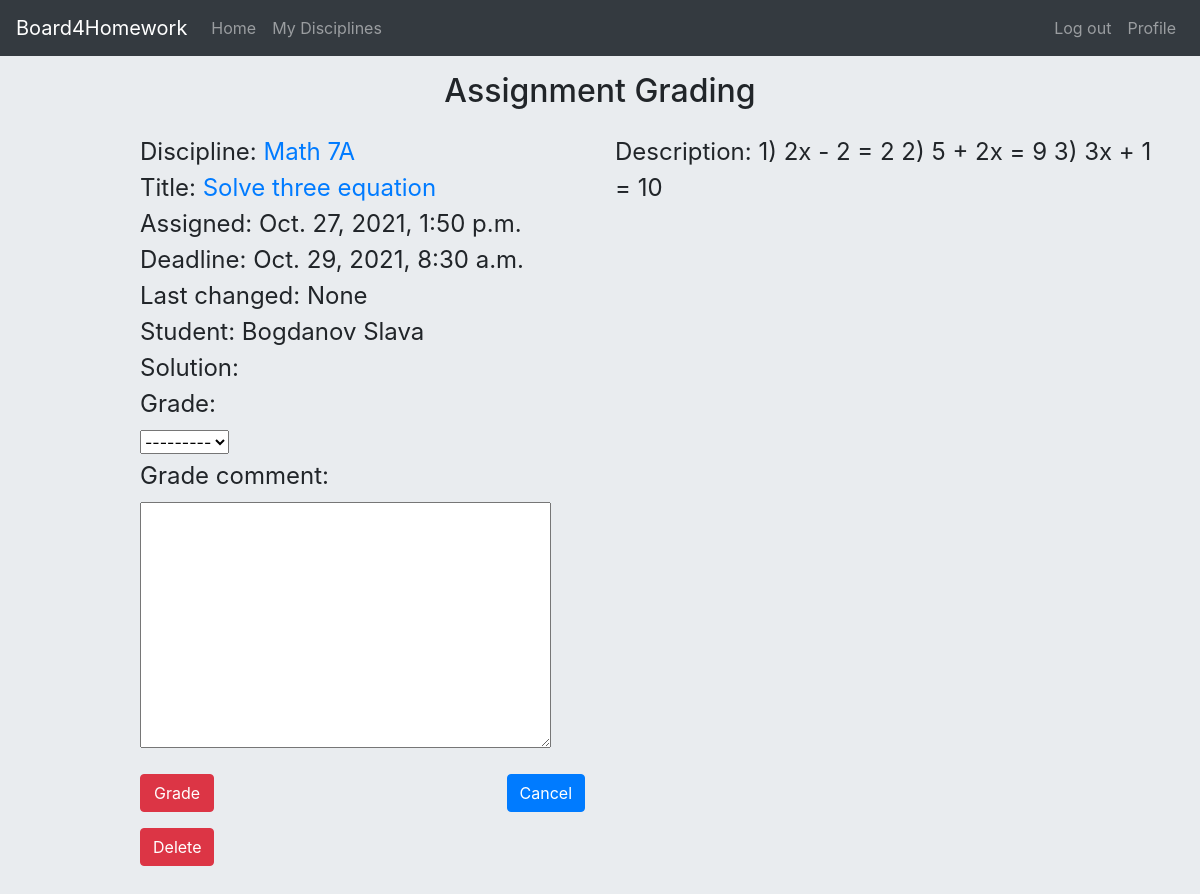
The app's page /assignment/grade/4/ (signed in) with its own data.
### board/models.py (models this page shows, shortened)
class Assignment(models.Model):
    class Grade(models.IntegerChoices):
        EXCELLENT = 5, '5'
        GOOD = 4, '4'
        FAIR = 3, '3'
        POOR = 2, '2'
    task = models.ForeignKey(Task, on_delete=models.CASCADE)
    assigned = models.DateTimeField(auto_now_add=True)
    deadline = models.DateTimeField()
    student = models.ForeignKey(Student, on_delete=models.CASCADE)
    solution = models.CharField(max_length=500, blank=True)
    last_changed = models.DateTimeField(auto_now=True)
    grade = models.IntegerField(choices=Grade.choices, null=True, blank=True)
    grade_comment = models.CharField(max_length=500, blank=True)
    def get_teacher(self):
        teacher = ClassDiscipline.objects.get(class_school=self.student.class_school,
                                              discipline=self.task.discipline).teacher
        return teacher

class Task(models.Model):
    discipline = models.ForeignKey(Discipline, on_delete=models.CASCADE)
    title = models.CharField(max_length=30)
    description = models.CharField(max_length=500)
    author = models.ForeignKey(Teacher, on_delete=models.CASCADE)

class Discipline(models.Model):
    name = models.CharField(max_length=50, unique=True)
    def __str__(self):
        return self.name

class Student(models.Model):
    user = models.OneToOneField(User, on_delete=models.CASCADE, primary_key=True)
    class_school = models.ForeignKey(Class, on_delete=models.CASCADE)

class Class(models.Model):
    class Meta:
        verbose_name_plural = "classes"
    name = models.CharField(max_length=5, unique=True)
    disciplines = models.ManyToManyField(Discipline, through='ClassDiscipline')
    def __str__(self):
        return self.name

### board/views.py (the view, shortened to what this page needs)
# urls.py: path('assignment/grade/<int:pk>/', AssignmentGradeView.as_view(), name='assignment_grade'),
class AssignmentGradeView(LoginRequiredMixin, UpdateView):
    login_url = '/login/'
    model = Assignment
    form_class = AssignmentGradeForm
    template_name = 'board/assignment_grade_form.html'

### board/forms.py
class AssignmentGradeForm(forms.ModelForm):
    class Meta:
        model = Assignment
        fields = ["grade", "grade_comment"]
        widgets = {
            'grade_comment': forms.Textarea(attrs={'maxlength': 500, 'cols': 38}),
        }

### templates/board/assignment_grade_form.html (shortened to what this page needs)
{% extends "base.html" %}
{%  block content %}
    <main role="main">
        <div class="container py-3">
            <div class="d-flex justify-content-center">
                <h2>Assignment Grading</h2>
            </div>
            {% if user.pk != object.get_teacher.user.pk %}
                <div class="alert alert-danger">
                    You have no right to view this information.
                    You can only see your students submissions
                    <p class="pt-1 mb-0"><a href="javascript:history.back()">Go Back</a></p>
                </div>
            {% else %}
                <div class="row">
                     <div class="py-3 col-md-6 col-xl-5 offset-xl-1 order-2 order-md-1 order-xl-1">
                         <form method="post">
                            <div class="info-text">
                                 <p>Discipline: <a href="{% url 'discipline_teacher' pk=object.task.discipline.pk class=object.student.class_school.pk %}">
                                     {{ object.task.discipline }} {{ object.student.class_school }}</a></p>
                                <p>Title: <a href="{% url 'task' pk=object.task.pk class=object.student.class_school.pk %}">
                                    {{ object.task.title }}</a></p>
                                 <p>Assigned: {{ object.assigned }}</p>
                                 <p>Deadline: {{ object.deadline }}</p>
                                 {% if object.assigned|date:"YmdHis" == object.last_changed|date:"YmdHis" %}
                                    <p>Last changed: None</p>
                                 {% else %}
                                     <p>Last changed: {{ object.last_changed }}</p>
                                 {% endif %}
                                 <p>Student: {{ object.student.user.last_name }} {{ object.student.user.first_name }}</p>
                                 <p>Solution: {{ object.solution }}</p>
                                {% for field in form.visible_fields %}
                                    <div class="mb-1">
                                        <p>{{ field.label_tag }}</p>
                                        <div class="mb-1">
                                            {{ field }}
                                        </div>
                                    </div>
                                {% endfor %}
                                <div class="pt-3">
                                    <input class="btn btn-danger col-4 col-lg-2" type="submit" value="Grade" />
                                    <input class="btn btn-primary float-right" type="button"
                                            onclick="location.href='javascript:history.back()'" value="Cancel" />
                                </div>
                                <div class="pt-3">
                                    <input class="btn btn-danger col-4 col-lg-2" type="button"
                                            onclick="location.href='{% url 'assignment_delete' pk=object.pk %}'" value="Delete" />
                                </div>
                            </div>
                        </form>
                    </div>
                    <div class="py-3 col-md-6 col-xl-6 info-text order-1 order-md-2 order-xl-2">
                        <p>Description: {{ object.task.description }}</p>
                     </div>
                </div>
            {% endif %}
        </div>
    </main>
{% endblock %}

### static/css/styles.css (style rules this page uses)
body { padding-top: 3.5rem; background-color: #e9ecef; }
.info-text p, .info-text a { font-size: 1.5rem; margin-bottom: 0; }

### records on screen
Assignment: task.discipline "Math", student.class_school "7A", task "Solve three equation", assigned "Oct. 27, 2021, 1:50 p.m.", deadline "Oct. 29, 2021, 8:30 a.m.", student.user.last_name "Bogdanov", student.user.first_name "Slava", visible_fields "---------", id "Delete", task.description "1) 2x - 2 = 2 2) 5 + 2x = 9 3) 3x + 1 = 10"

### other values on screen
{{ field.label_tag }} "Grade:" "Grade comment:"
